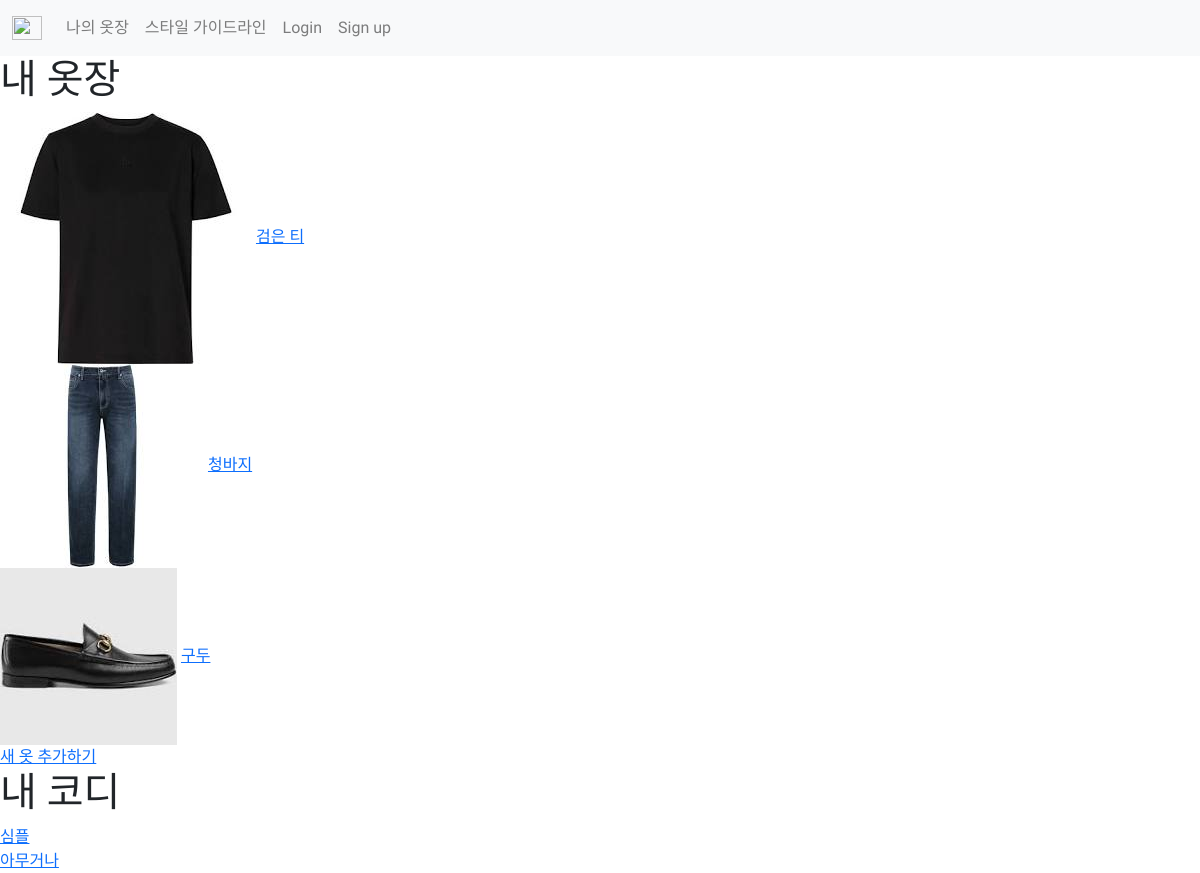
/closet/, run on the app's committed database.
### post/models.py (models this page shows, shortened)
class Item(models.Model):
    size_choices = (
        ('XS', 'xs'),
        ('S', 's'),
        ('M', 'm'),
        ('L', 'l'),
        ('XL', 'xl'),
    )
    id = models.AutoField(primary_key=True)
    name = models.CharField(max_length=100, default='')
    brand = models.CharField(max_length=100, default='')
    category = models.ForeignKey('Category', on_delete=CASCADE)
    color_main = models.IntegerField(default=0)
    color_sub = models.IntegerField(default=0)
    size = models.CharField(
        max_length=4,
        choices=size_choices,
        default='top',
    )
    date = models.DateField(default=timezone.now)
    user = models.ForeignKey('User', on_delete=models.CASCADE)
    tags = models.ManyToManyField('Tags', blank=True)
    image = models.ImageField(upload_to='images/', blank=True)

class Combination(models.Model):
    id = models.AutoField(primary_key=True)
    name = models.CharField(max_length=100)
    Item = models.ManyToManyField('Item', blank=True)

### post/views.py (the view)
# urls.py: path('closet/', views.closet_view, name="closet"),
def closet_view(request):
    items = Item.objects.all()
    combis = Combination.objects.all()
    return render(request, 'closet.html', {'items': items, 'combis': combis})

### post/templates/closet.html
{% extends 'base.html' %}
{% load static %}
{% block content %}
  <section class="item_list">
    <h1>내 옷장</h1>
    {% for i in items %}
    <img src="{{i.image.url}}">
    <a href="{% url 'item_detail' index=i.id %}">{{ i.name }}</a>
    <br>
    {% endfor %}
    <a href="{% url 'create' %}">새 옷 추가하기</a>
  </section>
  <section class="combi_list">
    <h1>내 코디</h1>
    {% for c in combis %}
    <a href="{% url 'combination_detail' index=c.id %}">{{ c.name }}</a>
    <br>
    {% endfor %}
  </section>
{% endblock %}

### data on the page
Item: image (picture), name "검은 티"
Item: image (picture), name "청바지"
Item: image (picture), name "구두"
Combination: name "심플"
Combination: name "아무거나"
